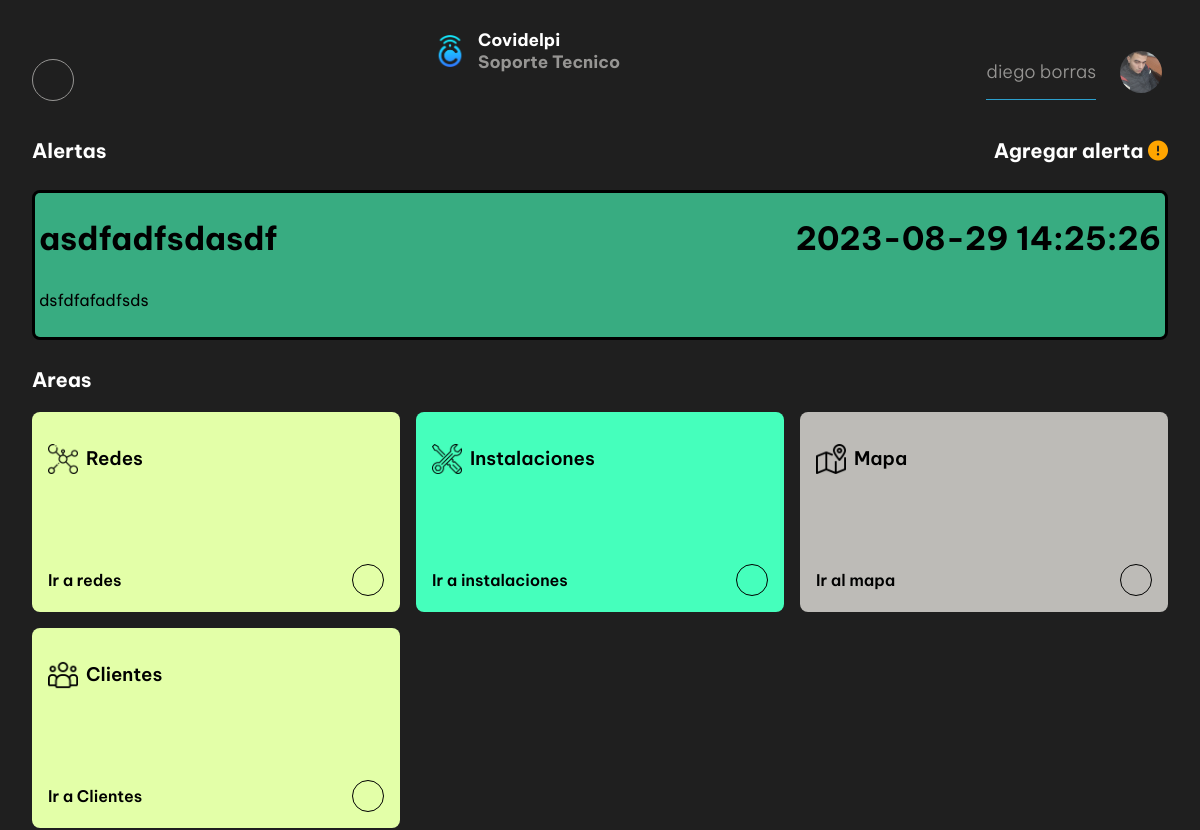
/sop_tecnico/index.php (signed in), run on the app's committed database.
### tables this page shows
CREATE TABLE `alarmas` (
  `id_alarma` int(11) NOT NULL,
  `titulo` text NOT NULL,
  `texto` text NOT NULL,
  `tipo_alarma` varchar(30) NOT NULL,
  `usuario` varchar(30) NOT NULL,
  `rol` varchar(30) NOT NULL,
  `color` varchar(30) NOT NULL,
  `fecha` timestamp NOT NULL DEFAULT current_timestamp() ON UPDATE current_timestamp()
);

### sop_tecnico/index.php (the view, shortened to what this page needs)
<!DOCTYPE html>
<html lang="en">
<head>
	<link rel="stylesheet" href="https://cdnjs.cloudflare.com/ajax/libs/meyer-reset/2.0/reset.min.css">
	<link rel="stylesheet" href="../css/sop_tecnico/index.css">
</head>
<body>
	<div class="app">
		<?php
		include "../includes/header_sop.php";
		include "../includes/barranav_sop.php";
		?>
		<div class="app-body-main-content">
			<div class="app-body-alerta-mobile">
				<div class="titulo">
					<h2>Alertas</h2>
					<a href="nueva_alerta.php">
						<h2>Agregar alerta
							<i class="fa-solid fa-circle-exclamation"></i>
						</h2>
					</a>
				</div>
				<div class="alerta-mobile">
					<?php
					include "../db/conexion.php";
					$alerta = $conex->query("SELECT * FROM alarmas ORDER BY id_alarma DESC LIMIT 10");
					while ($row = $alerta->fetch_assoc()) {
						echo '<div class="app-alerta-cont-mobile" style="background-color:' . $row["color"] . ';">';
						echo '<div class="app-alerta-header-mobile"><h1>' . $row["titulo"] . '</h1><h1>' . $row["fecha"] . '</h1></div>';
						echo '<div class="alerta-descripcion-mobile"><span>' . $row["texto"] . '</span></div>';
						echo '</div>';
					}
					?>
				</div>
			</div>
			<section class="service-section">
				<h2>Areas</h2>
				<div class="tiles">
					<article class="tile">
						<div class="tile-header">
							<img src="../img/redes.png" />
							<h3>
								<span>Redes</span>
							</h3>
						</div>
						<a href="../redes/redes.php">
							<span>Ir a redes</span>
							<span class="icon-button">
							</span>
						</a>
					</article>
					<article class="tile">
						<div class="tile-header">
							<img src="../img/instalaciones.png">
							<h3>
								<span>Instalaciones</span>
							</h3>
						</div>
						<a href="#">
							<span>Ir a instalaciones</span>
							<span class="icon-button">
							</span>
						</a>
					</article>
					<article class="tile">
						<div class="tile-header">
							<img src="../img/mapa.png">
							<h3>
								<span>Mapa</span>
							</h3>
						</div>
						<a href="#">
							<span>Ir al mapa</span>
							<span class="icon-button">
							</span>
						</a>
					</article>
					<article class="tile">
						<div class="tile-header">
							<img src="../img/cliente.png">
							<h3>
								<span>Clientes</span>
							</h3>
						</div>
						<a href="clientes.php">
							<span>Ir a Clientes</span>
							<span class="icon-button">
							</span>
						</a>
					</article>
				</div>
			</section>
		</div>
	</div>
	</div>
</body>
</html>

### css/sop_tecnico/index.css (style rules this page uses)
:root { --c-blue-primary:#2c9fcc; --c-blue-tertiary:#35109c; --c-darkgray:#646161; --c-gray-900: #000000; --c-gray-800: #1f1f1f; --c-gray-700: #2e2e2e; --c-gray-600: #313131; --c-gray-500: #969593; --c-gray-400: #a6a6a6; --c-gray-300: #bdbbb7; --c-gray-200: #f1f1f1; --c-gray-100: #ffffff; --c-green-500: #45ffbc; --c-olive-500: #e3ffa8; --c-white: var(--c-gray-100); --c-text-primary: var(--c-gray-100); --c-text-secondary: var(--c-gray-200); --c-text-tertiary: var(--c-gray-500); }
body { padding:2px ; margin: 0; font-family: "Be Vietnam Pro", sans-serif; background-color: var(--c-gray-800); color: var(--c-text-primary); display: flex; justify-content: center; box-sizing: border-box; }
*, *:before, *:after { box-sizing: border-box; }
h2 { font-size: 20px; }
img { display: block; max-width: 100%; }
a { color: inherit; }
.app { min-height: 80vh; width: 95%; max-width: 1600px; background-color: var(--c-gray-800); display: flex; flex-direction: column; justify-content: center; }
.icon-button { width: 32px; height: 32px; border-radius: 50%; border: 0; background-color: transparent; border: 1px solid var(--c-gray-500); color: var(--c-text-primary); display: flex; align-items: center; justify-content: center; cursor: pointer; transition: 0.25s ease; flex-shrink: 0; }
.tiles { display: grid; grid-template-columns: repeat(3, 1fr); -moz-column-gap: 1rem; column-gap: 1rem; row-gap: 1rem; margin-top: 1.25rem; }
.tile { width: 100%; padding: 1rem; border-radius: 8px; background-color: var(--c-olive-500); color: var(--c-gray-900); min-height: 200px; display: flex; flex-direction: column; justify-content: space-between; position: relative; transition: 0.25s ease; }
.tile:nth-child(2) { background-color: var(--c-green-500); }
.tile:nth-child(3) { background-color: var(--c-gray-300); }
.tile a { text-decoration: none; display: flex; align-items: center; justify-content: space-between; font-weight: 600; }
.tile a .icon-button { color: inherit; border-color: inherit; }
.tile a:after { content: ""; display: block; position: absolute; top: 0; left: 0; right: 0; bottom: 0; }
.tile-header { display: flex; align-items: center; }
.tile-header h3 { display: flex; flex-direction: column; line-height: 1.375; margin-left: 0.5rem; }
.tile-header h3 span:first-child { font-weight: 600; }
.tile-header img { display: flex; height: 30px; width: 30px; }
.app-body-alerta-mobile { display: none; }
@media (max-width:1200px) { .app-body-alerta-mobile { width: 100%; display: grid; justify-content: center; } }
@media (max-width:1200px) { .alerta-mobile { height: 150px; width: 100%; border: solid ; display: flex; overflow: scroll; scroll-snap-type: x mandatory; border-radius: 8px; color: var(--c-gray-900); margin-bottom: 10px; } }
@media (max-width:1200px) { .titulo { display: flex; justify-content: space-between; min-width: 400px; margin-bottom: 10px; } }
@media (max-width:1200px) { .titulo a { text-decoration: none; } }
@media (max-width:1200px) { .titulo i { color: orange; } }
@media (max-width:1200px) { .app-alerta-cont-mobile { flex: 0 0 100%; padding: 4px; scroll-snap-align: center; border-radius: 2px; margin-right: 4px; } }
@media (max-width:1200px) { .app-alerta-header-mobile { margin-bottom: 10px; width: 100%; display: flex; justify-content: space-between; font-weight: bolder; } }
@media (max-width:1200px) { .alerta-descripcion-mobile { height: 90px; width: 100%; word-wrap:break-word; overflow-y: hidden; } }

### data on the page
alarmas: titulo "asdfadfsdasdf", fecha "2023-08-29 14:25:26", texto "dsfdfafadfsds"

### other printed values
$_SESSION["rol"] "Soporte Tecnico"
$_SESSION["nombre"] "diego"
$_SESSION["apellido"] "borras"
